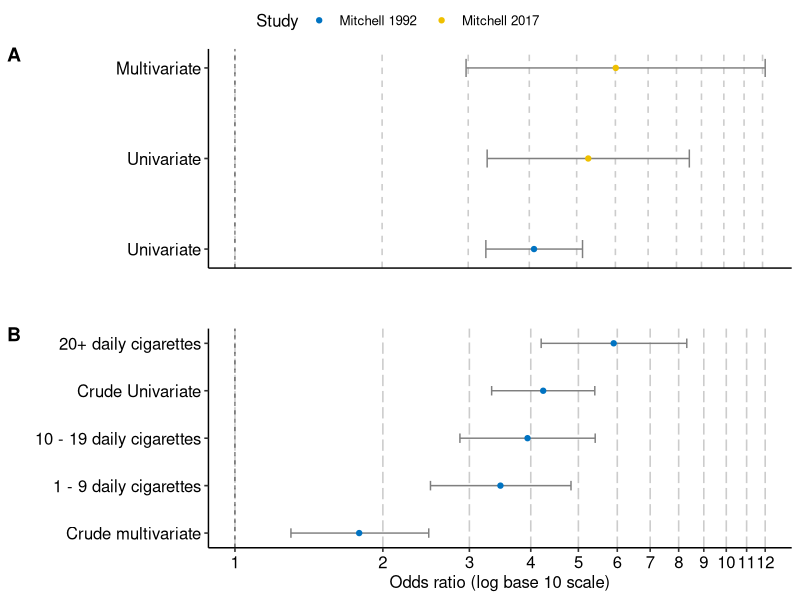
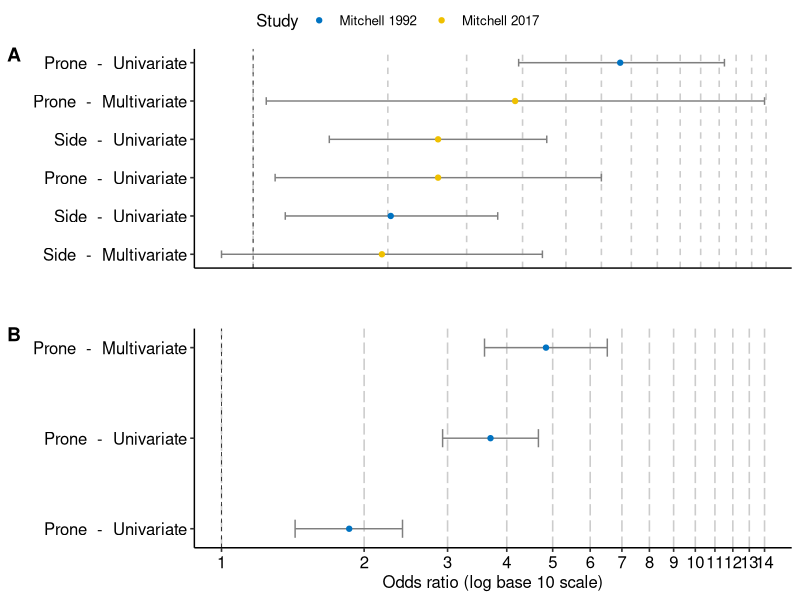
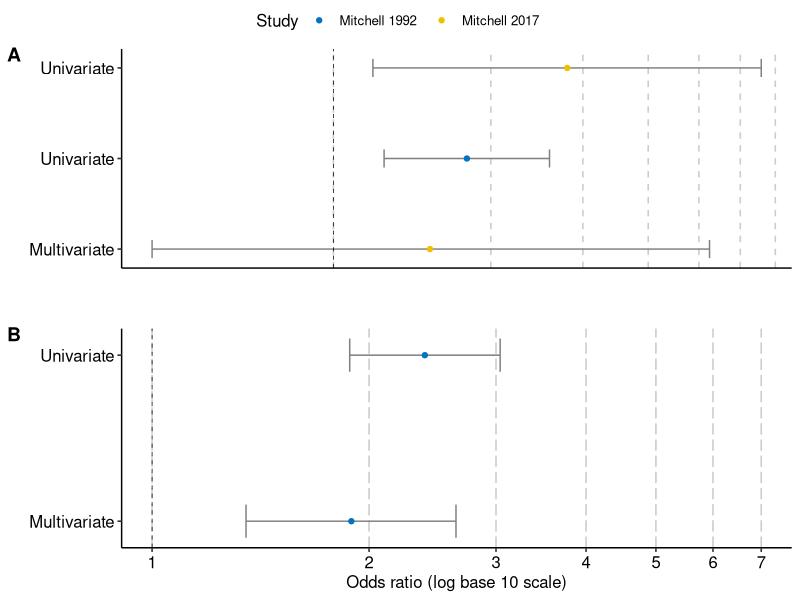
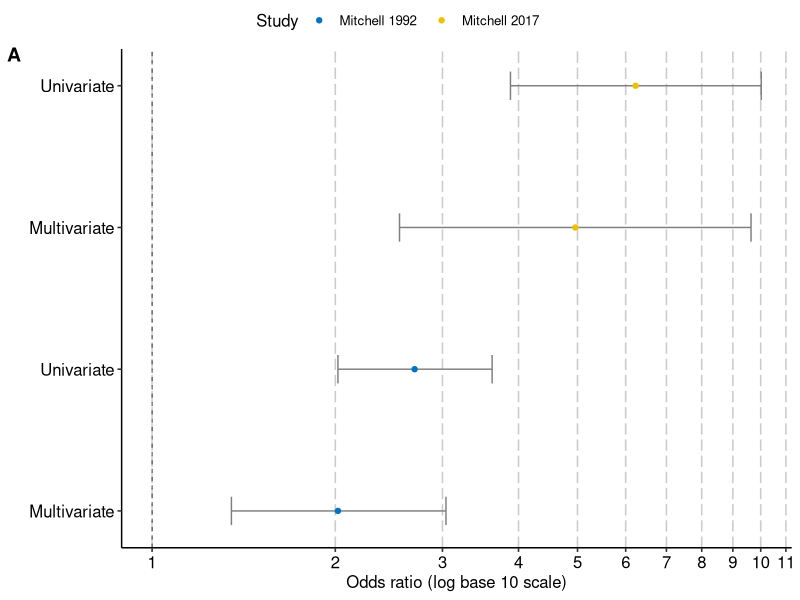

Recreate these plots in R, in order.
library(tidyverse)
library(readxl)
library(magrittr)
library(ggpubr)
library(ggsci)

# Smoking -----------------------------------------------------------------

smoking_rf <- read_excel(here::here("data", "risk-factors.xlsx"), 
                         sheet = "smoking")

smoking_rf %<>%
  group_by(Exposure) %>%
  arrange(OR) %>%
  mutate(order = row_number())
  
smoking_rf$`Lower CI` <- as.numeric(smoking_rf$`Lower CI`)
smoking_rf$`Upper CI` <- as.numeric(smoking_rf$`Upper CI`)

smoke_preg <- subset(smoking_rf, Exposure == "Smoking during pregnancy")
smoke_2w <- subset(smoking_rf, Exposure != "Smoking during pregnancy")

smoke_preg_plot <- 
  ggplot(data = smoke_preg) +
  geom_errorbarh(aes(xmin = `Lower CI`, xmax = `Upper CI`, y = order),
                 size = .5, height = .2, color = "gray50") +
  geom_point(aes(x = OR, y = order, color = Study)) +
  geom_vline(aes(xintercept = 1), size = .25, linetype = "dashed") +
  scale_y_continuous(breaks = smoke_preg$order, labels = smoke_preg$`Analysis Method`) +
  scale_x_log10(breaks = seq(0,12,1)) +
  ylab("") +
  xlab("") +
  scale_fill_jco() +
  scale_color_jco() +
  theme_pubr() +
  theme(panel.grid.major.x = element_line(color = "grey80",
                                          linetype = "dashed"),
        axis.title.x = element_blank(),
        axis.ticks.x = element_blank(),
        axis.text.x = element_blank())

smoke_2w_plot <- 
  ggplot(data = smoke_2w) +
  geom_errorbarh(aes(xmin = `Lower CI`, xmax = `Upper CI`, y = order),
                 size = .5, height = .2, color = "gray50") +
  geom_point(aes(x = OR, y = order, color = Study)) +
  geom_vline(aes(xintercept = 1), size = .25, linetype = "dashed") +
  scale_y_continuous(breaks = smoke_2w$order, labels = smoke_2w$`Analysis Method`) +
  scale_x_log10(breaks = seq(0,12,1), limits = c(1, 12)) +
  ylab("") +
  xlab("Odds ratio (log base 10 scale)") +
  scale_fill_jco() +
  scale_color_jco() +
  theme_pubr() +
  theme(panel.grid.major.x = element_line(color = "grey80",
                                          linetype = "longdash"),
        legend.position = "none")

ggarrange(smoke_preg_plot, smoke_2w_plot, ncol = 1, 
          common.legend = TRUE, align = "hv",
          labels = c("A", "B"))


# Sleeping ----------------------------------------------------------------

sleeping_rf <- read_excel(here::here("data", "risk-factors.xlsx"), 
                         sheet = "sleeping")

sleeping_rf %<>%
  group_by(`Non-exposure`) %>%
  arrange(OR) %>%
  mutate(order = row_number(),
         labels = paste(Exposure, " - ", `Analysis Method`))

sleeping_rf$`Lower CI` <- as.numeric(sleeping_rf$`Lower CI`)
sleeping_rf$`Upper CI` <- as.numeric(sleeping_rf$`Upper CI`)

sleep_back <- subset(sleeping_rf, `Non-exposure` == "Back")
sleep_any <- subset(sleeping_rf, `Non-exposure` != "Back")

sleep_back_plot <- 
  ggplot(data = sleep_back) +
  geom_errorbarh(aes(xmin = `Lower CI`, xmax = `Upper CI`, y = order),
                 size = .5, height = .2, color = "gray50") +
  geom_point(aes(x = OR, y = order, color = Study)) +
  geom_vline(aes(xintercept = 1), size = .25, linetype = "dashed") +
  scale_y_continuous(breaks = sleep_back$order, labels = sleep_back$labels) +
  scale_x_log10(breaks = seq(0,14,1)) +
  ylab("") +
  xlab("") +
  scale_fill_jco() +
  scale_color_jco() +
  theme_pubr() +
  theme(panel.grid.major.x = element_line(color = "grey80",
                                          linetype = "dashed"),
        axis.title.x = element_blank(),
        axis.ticks.x = element_blank(),
        axis.text.x = element_blank())

sleep_any_plot <- 
  ggplot(data = sleep_any) +
  geom_errorbarh(aes(xmin = `Lower CI`, xmax = `Upper CI`, y = order),
                 size = .5, height = .2, color = "gray50") +
  geom_point(aes(x = OR, y = order, color = Study)) +
  geom_vline(aes(xintercept = 1), size = .25, linetype = "dashed") +
  scale_y_continuous(breaks = sleep_any$order, labels = sleep_any$labels) +
  scale_x_log10(breaks = seq(0,14,1), limits = c(1, 14)) +
  ylab("") +
  xlab("Odds ratio (log base 10 scale)") +
  scale_fill_jco() +
  scale_color_jco() +
  theme_pubr() +
  theme(panel.grid.major.x = element_line(color = "grey80",
                                          linetype = "longdash"),
        legend.position = "none")

ggarrange(sleep_back_plot, sleep_any_plot, ncol = 1, 
          common.legend = TRUE, align = "hv",
          labels = c("A", "B"))


# Breast Feeding ----------------------------------------------------------

bf_rf <- read_excel(here::here("data", "risk-factors.xlsx"), 
                         sheet = "breastfeeding")

bf_rf %<>%
  group_by(Exposure) %>%
  arrange(OR) %>%
  mutate(order = row_number())

bf_rf$`Lower CI` <- as.numeric(bf_rf$`Lower CI`)
bf_rf$`Upper CI` <- as.numeric(bf_rf$`Upper CI`)

bf_any <- subset(bf_rf, Exposure == "No breast feeding")
bf_exclusive <- subset(bf_rf, Exposure != "No breast feeding")

bf_any_plot <- 
  ggplot(data = bf_any) +
  geom_errorbarh(aes(xmin = `Lower CI`, xmax = `Upper CI`, y = order),
                 size = .5, height = .2, color = "gray50") +
  geom_point(aes(x = OR, y = order, color = Study)) +
  geom_vline(aes(xintercept = 1), size = .25, linetype = "dashed") +
  scale_y_continuous(breaks = bf_any$order, labels = bf_any$`Analysis Method`) +
  scale_x_log10(breaks = seq(0,7,1)) +
  ylab("") +
  xlab("") +
  scale_fill_jco() +
  scale_color_jco() +
  theme_bw() +
  theme_pubr() +
  theme(panel.grid.major.x = element_line(color = "grey80",
                                          linetype = "dashed"),
        axis.title.x = element_blank(),
        axis.ticks.x = element_blank(),
        axis.text.x = element_blank())

bf_exclusive_plot <- 
  ggplot(data = bf_exclusive) +
  geom_errorbarh(aes(xmin = `Lower CI`, xmax = `Upper CI`, y = order),
                 size = .5, height = .2, color = "gray50") +
  geom_point(aes(x = OR, y = order, color = Study)) +
  geom_vline(aes(xintercept = 1), size = .25, linetype = "dashed") +
  scale_y_continuous(breaks = bf_exclusive$order, labels = bf_exclusive$`Analysis Method`) +
  scale_x_log10(breaks = seq(0,7,1), limits = c(1, 7)) +
  ylab("") +
  xlab("Odds ratio (log base 10 scale)") +
  scale_fill_jco() +
  scale_color_jco() +
  theme_pubr() +
  theme(panel.grid.major.x = element_line(color = "grey80",
                                          linetype = "longdash"),
        legend.position = "none")

ggarrange(bf_any_plot, bf_exclusive_plot, ncol = 1, 
          common.legend = TRUE, align = "hv",
          labels = c("A", "B"))

# Bed Sharing -------------------------------------------------------------

bed_rf <- read_excel(here::here("data", "risk-factors.xlsx"), 
                         sheet = "bed-sharing")

bed_rf %<>%
  group_by(Exposure) %>%
  arrange(OR) %>%
  mutate(order = row_number())

bed_rf$`Lower CI` <- as.numeric(bed_rf$`Lower CI`)
bed_rf$`Upper CI` <- as.numeric(bed_rf$`Upper CI`)

bed_sharing_plot <- 
  ggplot(data = bed_rf) +
  geom_errorbarh(aes(xmin = `Lower CI`, xmax = `Upper CI`, y = order),
                 size = .5, height = .2, color = "gray50") +
  geom_point(aes(x = OR, y = order, color = Study)) +
  geom_vline(aes(xintercept = 1), size = .25, linetype = "dashed") +
  scale_y_continuous(breaks = bed_rf$order, labels = bed_rf$`Analysis Method`) +
  scale_x_log10(breaks = seq(0,11,1)) +
  ylab("") +
  xlab("Odds ratio (log base 10 scale)") +
  scale_fill_jco() +
  scale_color_jco() +
  theme_pubr() +
  theme(panel.grid.major.x = element_line(color = "grey80",
                                          linetype = "longdash"))

ggarrange(bed_sharing_plot, ncol = 1, 
          common.legend = TRUE, align = "hv",
          labels = c("A"))

